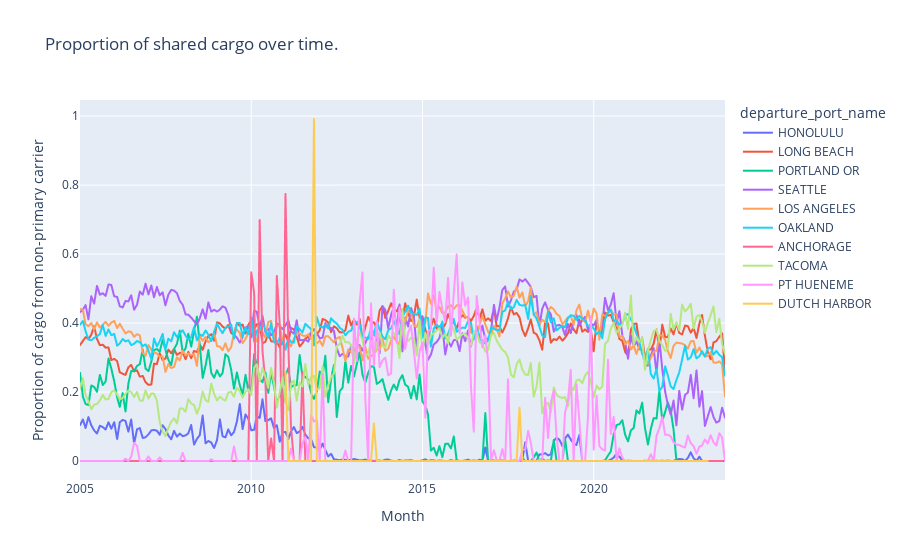

The code cell stored with this chart in its notebook:
### Code cell
sharing_over_time_plotly(exports_lf, group_var='departure_port_name')

### Figure 1 — Plotly figure (JSON) as saved in the notebook; plotly's stock layout.template omitted (floating-point values rounded to 4 significant figures; data arrays with more than 128 entries replaced by an {"elided": "..."} marker saying what was removed)
{"data": [{"hovertemplate": "departure_port_name=HONOLULU<br>Month=%{x}<br>Proportion of cargo from non-primary carrier=%{y}<extra></extra>", "legendgroup": "HONOLULU", "line": {"color": "#636efa", "dash": "solid"}, "marker": {"symbol": "circle"}, "mode": "lines", "name": "HONOLULU", "showlegend": true, "type": "scattergl", "x": {"elided": "227 str values"}, "xaxis": "x", "y": {"elided": "227 float values"}, "yaxis": "y"}, {"hovertemplate": "departure_port_name=LONG BEACH<br>Month=%{x}<br>Proportion of cargo from non-primary carrier=%{y}<extra></extra>", "legendgroup": "LONG BEACH", "line": {"color": "#EF553B", "dash": "solid"}, "marker": {"symbol": "circle"}, "mode": "lines", "name": "LONG BEACH", "showlegend": true, "type": "scattergl", "x": {"elided": "227 str values"}, "xaxis": "x", "y": {"elided": "227 float values"}, "yaxis": "y"}, {"hovertemplate": "departure_port_name=PORTLAND OR<br>Month=%{x}<br>Proportion of cargo from non-primary carrier=%{y}<extra></extra>", "legendgroup": "PORTLAND OR", "line": {"color": "#00cc96", "dash": "solid"}, "marker": {"symbol": "circle"}, "mode": "lines", "name": "PORTLAND OR", "showlegend": true, "type": "scattergl", "x": {"elided": "227 str values"}, "xaxis": "x", "y": {"elided": "227 float values"}, "yaxis": "y"}, {"hovertemplate": "departure_port_name=SEATTLE<br>Month=%{x}<br>Proportion of cargo from non-primary carrier=%{y}<extra></extra>", "legendgroup": "SEATTLE", "line": {"color": "#ab63fa", "dash": "solid"}, "marker": {"symbol": "circle"}, "mode": "lines", "name": "SEATTLE", "showlegend": true, "type": "scattergl", "x": {"elided": "227 str values"}, "xaxis": "x", "y": {"elided": "227 float values"}, "yaxis": "y"}, {"hovertemplate": "departure_port_name=LOS ANGELES<br>Month=%{x}<br>Proportion of cargo from non-primary carrier=%{y}<extra></extra>", "legendgroup": "LOS ANGELES", "line": {"color": "#FFA15A", "dash": "solid"}, "marker": {"symbol": "circle"}, "mode": "lines", "name": "LOS ANGELES", "showlegend": true, "type": "scattergl", "x": {"elided": "227 str values"}, "xaxis": "x", "y": {"elided": "227 float values"}, "yaxis": "y"}, {"hovertemplate": "departure_port_name=OAKLAND<br>Month=%{x}<br>Proportion of cargo from non-primary carrier=%{y}<extra></extra>", "legendgroup": "OAKLAND", "line": {"color": "#19d3f3", "dash": "solid"}, "marker": {"symbol": "circle"}, "mode": "lines", "name": "OAKLAND", "showlegend": true, "type": "scattergl", "x": {"elided": "227 str values"}, "xaxis": "x", "y": {"elided": "227 float values"}, "yaxis": "y"}, {"hovertemplate": "departure_port_name=ANCHORAGE<br>Month=%{x}<br>Proportion of cargo from non-primary carrier=%{y}<extra></extra>", "legendgroup": "ANCHORAGE", "line": {"color": "#FF6692", "dash": "solid"}, "marker": {"symbol": "circle"}, "mode": "lines", "name": "ANCHORAGE", "showlegend": true, "type": "scattergl", "x": ["2005-01-01T00:00:00", "2005-02-01T00:00:00", "2005-03-01T00:00:00", "2005-04-01T00:00:00", "2005-05-01T00:00:00", "2005-06-01T00:00:00", "2005-07-01T00:00:00", "2005-08-01T00:00:00", "2005-09-01T00:00:00", "2005-10-01T00:00:00", "2005-11-01T00:00:00", "2005-12-01T00:00:00", "2006-01-01T00:00:00", "2006-02-01T00:00:00", "2006-03-01T00:00:00", "2006-04-01T00:00:00", "2006-05-01T00:00:00", "2006-06-01T00:00:00", "2006-07-01T00:00:00", "2006-08-01T00:00:00", "2006-09-01T00:00:00", "2006-10-01T00:00:00", "2006-11-01T00:00:00", "2006-12-01T00:00:00", "2007-01-01T00:00:00", "2007-02-01T00:00:00", "2007-03-01T00:00:00", "2007-04-01T00:00:00", "2007-05-01T00:00:00", "2007-06-01T00:00:00", "2007-07-01T00:00:00", "2007-08-01T00:00:00", "2007-09-01T00:00:00", "2007-10-01T00:00:00", "2007-11-01T00:00:00", "2007-12-01T00:00:00", "2008-01-01T00:00:00", "2008-02-01T00:00:00", "2008-03-01T00:00:00", "2008-04-01T00:00:00", "2008-05-01T00:00:00", "2008-06-01T00:00:00", "2008-07-01T00:00:00", "2008-08-01T00:00:00", "2008-09-01T00:00:00", "2008-10-01T00:00:00", "2008-11-01T00:00:00", "2008-12-01T00:00:00", "2009-01-01T00:00:00", "2009-02-01T00:00:00", "2009-03-01T00:00:00", "2009-04-01T00:00:00", "2009-05-01T00:00:00", "2009-06-01T00:00:00", "2009-07-01T00:00:00", "2009-08-01T00:00:00", "2009-09-01T00:00:00", "2009-10-01T00:00:00", "2009-11-01T00:00:00", "2009-12-01T00:00:00", "2010-01-01T00:00:00", "2010-02-01T00:00:00", "2010-03-01T00:00:00", "2010-04-01T00:00:00", "2010-05-01T00:00:00", "2010-06-01T00:00:00", "2010-07-01T00:00:00", "2010-08-01T00:00:00", "2010-09-01T00:00:00", "2010-10-01T00:00:00", "2010-11-01T00:00:00", "2010-12-01T00:00:00", "2011-01-01T00:00:00", "2011-02-01T00:00:00", "2011-03-01T00:00:00", "2011-04-01T00:00:00", "2011-05-01T00:00:00", "2011-06-01T00:00:00", "2011-07-01T00:00:00", "2011-08-01T00:00:00", "2011-09-01T00:00:00", "2011-10-01T00:00:00", "2011-11-01T00:00:00", "2011-12-01T00:00:00", "2012-09-01T00:00:00", "2012-10-01T00:00:00", "2012-11-01T00:00:00", "2012-12-01T00:00:00", "2013-01-01T00:00:00", "2013-02-01T00:00:00", "2013-03-01T00:00:00", "2013-04-01T00:00:00", "2013-05-01T00:00:00", "2013-06-01T00:00:00", "2014-10-01T00:00:00", "2014-11-01T00:00:00", "2015-09-01T00:00:00", "2016-07-01T00:00:00", "2016-08-01T00:00:00", "2016-10-01T00:00:00", "2017-02-01T00:00:00", "2017-03-01T00:00:00", "2017-04-01T00:00:00", "2017-07-01T00:00:00", "2017-08-01T00:00:00", "2017-09-01T00:00:00", "2017-10-01T00:00:00", "2018-02-01T00:00:00", "2019-10-01T00:00:00", "2021-11-01T00:00:00", "2023-09-01T00:00:00", "2023-10-01T00:00:00"], "xaxis": "x", "y": [0, 0, 0, 0, 0, 0, 0, 0, 0, 0, 0, 0, 0, 0, 0, 0, 0, 0, 0, 0, 0, 0, 0, 0, 0, 0, 0, 0, 0, 0, 0, 0, 0, 0, 0, 0, 0, 0, 0, 0, 0, 0, 0, 0, 0, 0, 0, 0, 0, 0, 0, 0, 0, 0, 0, 0, 0, 0, 0, 0, 0.5472, 0.487, 0, 0.6986, 0.3177, 0.2293, 0, 0.06552, 0, 0.5365, 0.3943, 0, 0.7742, 0.3333, 0.09901, 0, 0, 0, 0.2578, 0, 0, 0, 0, 0, 0, 0, 0, 0, 0, 0, 0, 0, 0, 0, 0, 0, 0, 0, 0, 0, 0, 0, 0, 0, 0, 0, 0, 0, 0, 0, 0, 0], "yaxis": "y"}, {"hovertemplate": "departure_port_name=TACOMA<br>Month=%{x}<br>Proportion of cargo from non-primary carrier=%{y}<extra></extra>", "legendgroup": "TACOMA", "line": {"color": "#B6E880", "dash": "solid"}, "marker": {"symbol": "circle"}, "mode": "lines", "name": "TACOMA", "showlegend": true, "type": "scattergl", "x": {"elided": "227 str values"}, "xaxis": "x", "y": {"elided": "227 float values"}, "yaxis": "y"}, {"hovertemplate": "departure_port_name=PT HUENEME<br>Month=%{x}<br>Proportion of cargo from non-primary carrier=%{y}<extra></extra>", "legendgroup": "PT HUENEME", "line": {"color": "#FF97FF", "dash": "solid"}, "marker": {"symbol": "circle"}, "mode": "lines", "name": "PT HUENEME", "showlegend": true, "type": "scattergl", "x": {"elided": "227 str values"}, "xaxis": "x", "y": {"elided": "227 float values"}, "yaxis": "y"}, {"hovertemplate": "departure_port_name=DUTCH HARBOR<br>Month=%{x}<br>Proportion of cargo from non-primary carrier=%{y}<extra></extra>", "legendgroup": "DUTCH HARBOR", "line": {"color": "#FECB52", "dash": "solid"}, "marker": {"symbol": "circle"}, "mode": "lines", "name": "DUTCH HARBOR", "showlegend": true, "type": "scattergl", "x": {"elided": "139 str values"}, "xaxis": "x", "y": {"elided": "139 float values"}, "yaxis": "y"}], "layout": {"legend": {"title": {"text": "departure_port_name"}, "tracegroupgap": 0}, "title": {"text": "Proportion of shared cargo over time."}, "xaxis": {"anchor": "y", "domain": [0, 1], "title": {"text": "Month"}}, "yaxis": {"anchor": "x", "domain": [0, 1], "title": {"text": "Proportion of cargo from non-primary carrier"}}}}
